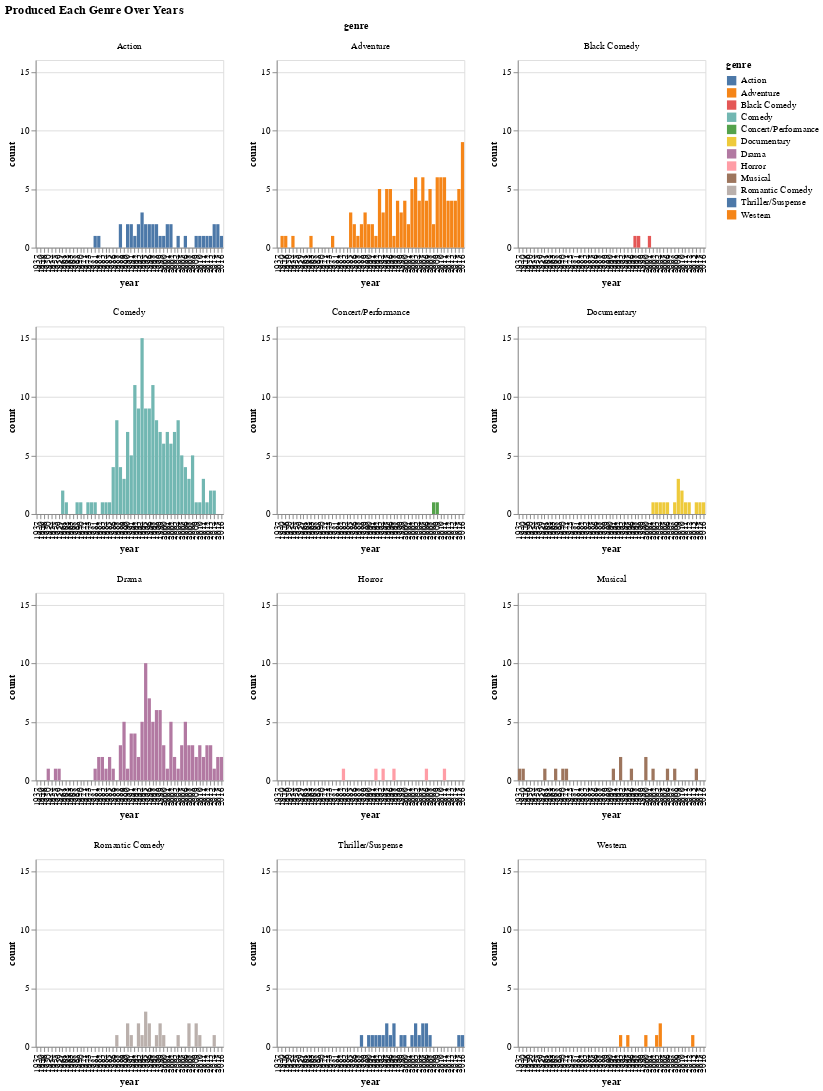

Notebook code for this chart:
### Markdown cell above
The frequency table of genre and year is in the proper format so let's visualize it.

### Code cell
# Use altair to generate line plots.
genre_year_plot = alt.Chart(disney_genre_year, width = 200, height = 200).mark_bar().encode(
    x = alt.X('year:O'),
    y = alt.Y('count:Q'),
    color = alt.Color('genre:N'),
    facet = alt.Facet('genre:N', columns = 3)
).resolve_axis(
    x='independent',
    y='independent',
).properties(title = 'Produced Each Genre Over Years')

genre_year_plot

### Figure 1 — Vega-Lite specification as saved in the notebook (floating-point values rounded to 4 significant figures; data arrays with more than 128 entries replaced by an {"elided": "..."} marker saying what was removed)
{"config": {"view": {"continuousWidth": 400, "continuousHeight": 300}}, "data": {"name": "data-0c60819cac3ad713a8aa26117c115d6c"}, "mark": "bar", "encoding": {"color": {"type": "nominal", "field": "genre"}, "facet": {"type": "nominal", "columns": 3, "field": "genre"}, "x": {"type": "ordinal", "field": "year"}, "y": {"type": "quantitative", "field": "count"}}, "height": 200, "resolve": {"axis": {"x": "independent", "y": "independent"}}, "title": "Produced Each Genre Over Years", "width": 200, "$schema": "https://vega.github.io/schema/vega-lite/v4.8.1.json", "datasets": {"data-0c60819cac3ad713a8aa26117c115d6c": {"elided": "218 records"}}}
